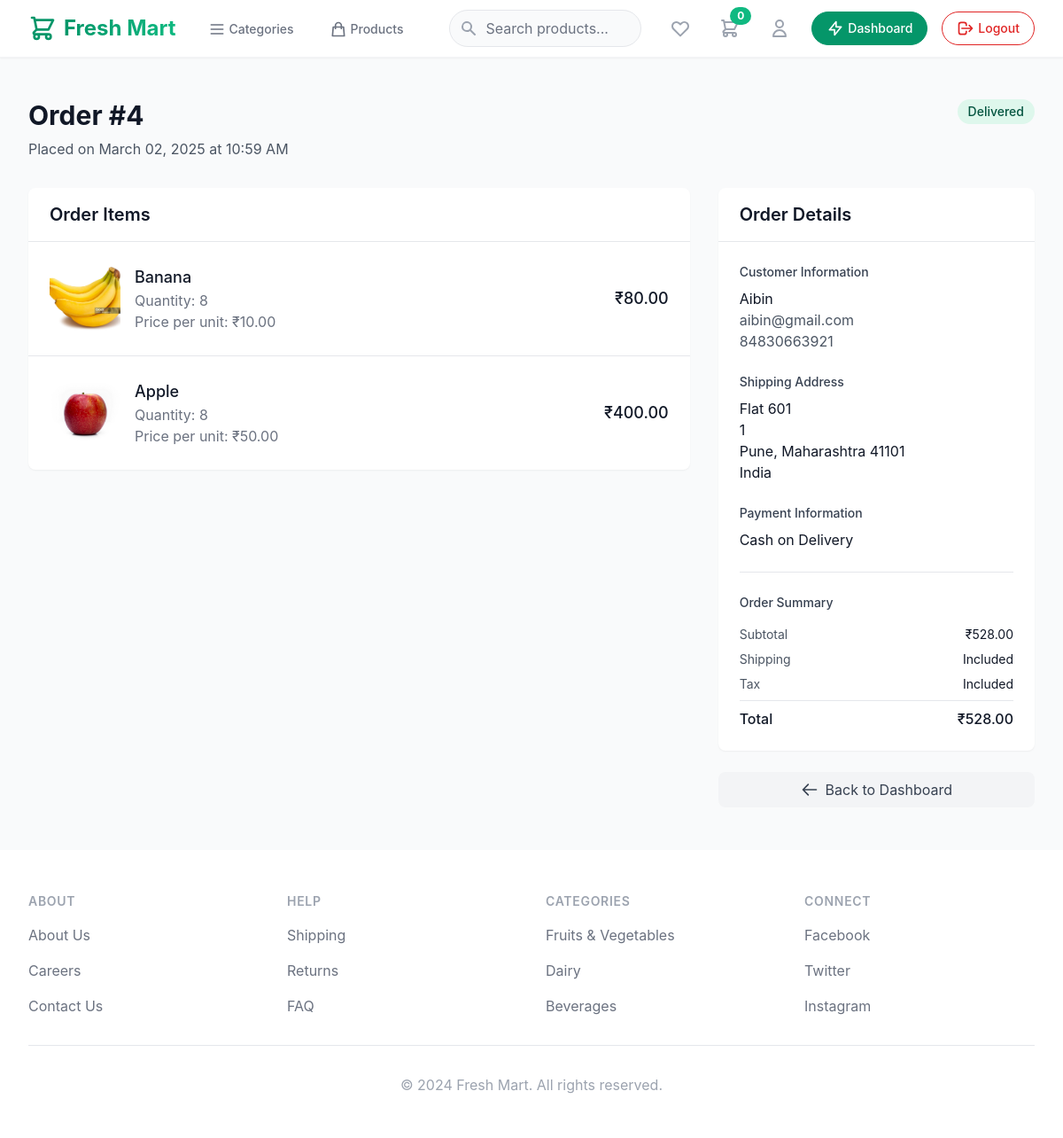
Screenshot of /seller/orders/4 (signed in) with the database file from the repository.
### app.py (models this page shows, shortened)
class Order(db.Model):
    __tablename__ = 'orders'
    id = Column(Integer, primary_key=True)
    user_id = Column(Integer, ForeignKey('users.id'), nullable=False)
    total_amount = Column(Float, default=0.0)
    status = Column(String(50), default='Pending')
    address_id = Column(Integer, ForeignKey('addresses.id'), nullable=False)
    created_at = Column(DateTime, default=datetime.utcnow)
    user = relationship('User', back_populates='orders')
    address = relationship('Address')
    order_items = relationship('OrderItem', back_populates='order', cascade="all, delete-orphan")

class OrderItem(db.Model):
    __tablename__ = 'order_items'
    id = Column(Integer, primary_key=True)
    order_id = Column(Integer, ForeignKey('orders.id'), nullable=False)
    product_id = Column(Integer, ForeignKey('products.id'), nullable=False)
    quantity = Column(Integer, default=1, nullable=False)
    price = Column(Float, nullable=False)  # Price at the time of order
    created_at = Column(DateTime, default=datetime.utcnow)
    order = relationship('Order', back_populates='order_items')
    product = relationship('Product')

class Product(db.Model):
    __tablename__ = 'products'
    id = Column(Integer, primary_key=True)
    name = Column(String(200), nullable=False)
    price = Column(Float, nullable=False)
    description = Column(Text, nullable=True)
    image_url = Column(String(255), nullable=True)
    stock = Column(Integer, default=0)
    created_at = Column(DateTime, default=datetime.utcnow)
    sub_category_id = Column(Integer, ForeignKey('subcategories.id'), nullable=False)
    seller_id = Column(Integer, ForeignKey('users.id'), nullable=True)
    subcategory = relationship('SubCategory', back_populates='products')
    seller = relationship('User', backref=backref('seller_products', lazy=True))
    ratings = relationship('Rating', back_populates='product', cascade="all, delete-orphan")

class User(UserMixin, db.Model):
    __tablename__ = 'users'
    id = Column(Integer, primary_key=True)
    name = Column(String(100), nullable=False)
    email = Column(String(120), unique=True, nullable=False)
    phone = Column(String(20), nullable=True)
    password = Column(String(200), nullable=False)
    is_seller = Column(Boolean, default=False)
    created_at = Column(DateTime, default=datetime.utcnow)
    addresses = relationship('Address', back_populates='user')
    cart = relationship('Cart', uselist=False, back_populates='user')
    orders = relationship('Order', back_populates='user')
    wishlist_items = relationship('WishlistItem', back_populates='user')

class Address(db.Model):
    __tablename__ = 'addresses'
    id = Column(Integer, primary_key=True)
    user_id = Column(Integer, ForeignKey('users.id'), nullable=False)
    line1 = Column(String(200), nullable=False)
    line2 = Column(String(200), nullable=True)
    city = Column(String(100), nullable=False)
    state = Column(String(100), nullable=False)
    country = Column(String(100), nullable=False)
    zip_code = Column(String(20), nullable=False)
    created_at = Column(DateTime, default=datetime.utcnow)
    user = relationship('User', back_populates='addresses')

### app.py (the view)
@app.route('/seller/orders/<int:id>')
@login_required
def order_details(id):
    if not current_user.is_seller:
        flash('Access denied. Seller account required.', 'error')
        return redirect(url_for('home'))
    order = Order.query.get_or_404(id)
    has_access = any(item.product.seller_id == current_user.id for item in order.order_items)
    if not has_access:
        flash('Access denied. You can only view orders containing your products.', 'error')
        return redirect(url_for('seller_dashboard'))
    return render_template('pages/order-details.html', order=order)

### app.py (called while the page is built)
@login_manager.user_loader
def load_user(user_id):
    return User.query.get(int(user_id))

@app.context_processor
def inject_cart():
    if current_user.is_authenticated:
        cart = Cart.query.filter_by(user_id=current_user.id).first()
        return {'user_cart': cart}
    return {'user_cart': None}

### templates/pages/order-details.html (shortened to what this page needs)
{% extends "base.html" %}
{% block content %}
<div class="max-w-7xl mx-auto px-4 sm:px-6 lg:px-8 py-12">
    <div class="mb-8">
        <div class="flex justify-between items-start">
            <div>
                <h1 class="text-3xl font-bold text-gray-900 mb-2">Order #{{ order.id }}</h1>
                <p class="text-gray-600">Placed on {{ order.created_at.strftime('%B %d, %Y at %I:%M %p') }}</p>
            </div>
            <div class="flex items-center space-x-4">
                <span class="inline-flex items-center px-3 py-1 rounded-full text-sm font-medium
                    {% if order.status == 'Delivered' %}bg-green-100 text-green-800
                    {% elif order.status == 'Processing' %}bg-yellow-100 text-yellow-800
                    {% elif order.status == 'Shipped' %}bg-blue-100 text-blue-800
                    {% elif order.status == 'Cancelled' %}bg-red-100 text-red-800
                    {% else %}bg-gray-100 text-gray-800{% endif %}">
                    {{ order.status }}
                </span>
            </div>
        </div>
    </div>
    <div class="grid grid-cols-1 lg:grid-cols-3 gap-8">
        <div class="lg:col-span-2">
            <div class="bg-white rounded-lg shadow-sm">
                <div class="px-6 py-4 border-b border-gray-200">
                    <h2 class="text-xl font-semibold text-gray-900">Order Items</h2>
                </div>
                <div class="divide-y divide-gray-200">
                    {% for item in order.order_items %}
                    {% if item.product.seller_id == current_user.id %}
                    <div class="p-6">
                        <div class="flex items-center">
                            <img src="{{ url_for('static', filename=item.product.image_url) }}" alt="{{ item.product.name }}"
                                class="h-20 w-20 rounded-lg object-cover">
                            <div class="ml-4 flex-1">
                                <h3 class="text-lg font-medium text-gray-900">{{ item.product.name }}</h3>
                                <p class="text-gray-500">Quantity: {{ item.quantity }}</p>
                                <p class="text-gray-500">Price per unit: ₹{{ "%.2f"|format(item.price) }}</p>
                            </div>
                            <div class="text-right">
                                <p class="text-lg font-medium text-gray-900">₹{{ "%.2f"|format(item.quantity * item.price) }}</p>
                            </div>
                        </div>
                    </div>
                    {% endif %}
                    {% endfor %}
                </div>
            </div>
        </div>
        <div>
            <div class="bg-white rounded-lg shadow-sm">
                <div class="px-6 py-4 border-b border-gray-200">
                    <h2 class="text-xl font-semibold text-gray-900">Order Details</h2>
                </div>
                <div class="p-6 space-y-6">
                    <div>
                        <h3 class="text-sm font-medium text-gray-700 mb-2">Customer Information</h3>
                        <p class="text-gray-900">{{ order.user.name }}</p>
                        <p class="text-gray-600">{{ order.user.email }}</p>
                        <p class="text-gray-600">{{ order.user.phone }}</p>
                    </div>
                    <div>
                        <h3 class="text-sm font-medium text-gray-700 mb-2">Shipping Address</h3>
                        <p class="text-gray-900">{{ order.address.line1 }}</p>
                        {% if order.address.line2 %}
                        <p class="text-gray-900">{{ order.address.line2 }}</p>
                        {% endif %}
                        <p class="text-gray-900">
                            {{ order.address.city }}, {{ order.address.state }} {{ order.address.zip_code }}
                        </p>
                        <p class="text-gray-900">{{ order.address.country }}</p>
                    </div>
                    <div>
                        <h3 class="text-sm font-medium text-gray-700 mb-2">Payment Information</h3>
                        <p class="text-gray-900">Cash on Delivery</p>
                    </div>
                    <div class="border-t pt-6">
                        <h3 class="text-sm font-medium text-gray-700 mb-4">Order Summary</h3>
                        <div class="space-y-2">
                            <div class="flex justify-between text-sm">
                                <p class="text-gray-600">Subtotal</p>
                                <p class="text-gray-900">₹{{ "%.2f"|format(order.total_amount) }}</p>
                            </div>
                            <div class="flex justify-between text-sm">
                                <p class="text-gray-600">Shipping</p>
                                <p class="text-gray-900">Included</p>
                            </div>
                            <div class="flex justify-between text-sm">
                                <p class="text-gray-600">Tax</p>
                                <p class="text-gray-900">Included</p>
                            </div>
                            <div class="border-t pt-2 mt-2">
                                <div class="flex justify-between">
                                    <p class="text-base font-medium text-gray-900">Total</p>
                                    <p class="text-base font-medium text-gray-900">₹{{ "%.2f"|format(order.total_amount) }}</p>
                                </div>
                            </div>
                        </div>
                    </div>
                </div>
            </div>
            <div class="mt-6 space-y-4">
                <a href="{{ url_for('seller_dashboard') }}" class="w-full bg-gray-100 text-gray-700 px-4 py-2 rounded-lg hover:bg-gray-200 transition flex items-center justify-center">
                    <svg class="w-5 h-5 mr-2" fill="none" stroke="currentColor" viewBox="0 0 24 24">
                        <path stroke-linecap="round" stroke-linejoin="round" stroke-width="2" d="M10 19l-7-7m0 0l7-7m-7 7h18" />
                    </svg>
                    Back to Dashboard
                </a>
            </div>
        </div>
    </div>
</div>
{% endblock %}

### rows the page displays
Order: id "4", created_at "March 02, 2025 at 10:59 AM", status "Delivered", total_amount "528.00"
OrderItem: image_url (picture), product.name "Banana", quantity "8", price "10.00", item.quantity*item.price "80.00"
OrderItem: image_url (picture), product.name "Apple", quantity "8", price "50.00", item.quantity*item.price "400.00"
User: user.name "Aibin", user.email "aibin@gmail.com", user.phone "84830663921"
Address: address.line1 "Flat 601", address.line2 "1", address.city "Pune", address.state "Maharashtra", address.zip_code "41101", address.country "India"
